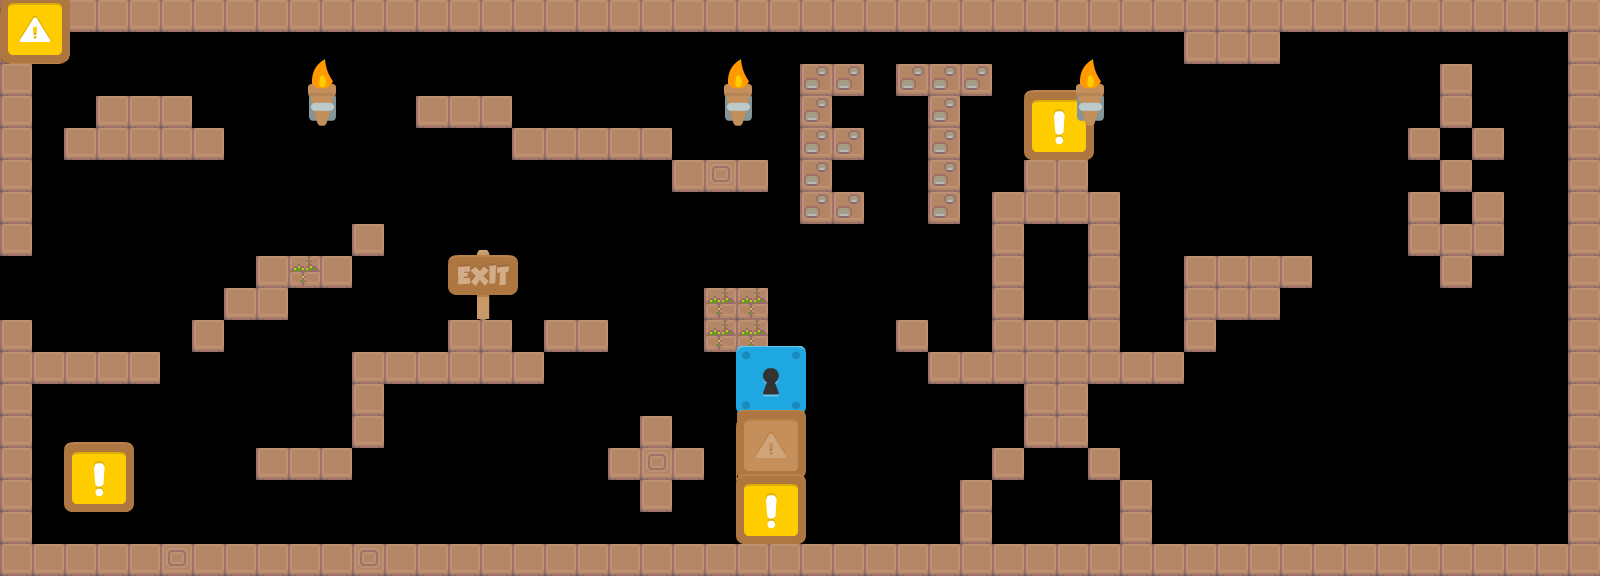

Below is a game level as drawn by its tile map, then a one-line description and the .tmx that defines it (tile-layer data replaced by summaries):
An orthogonal 50x18 tile map with 32x32 px tiles, 3 tile layers (Tile Layer 1, Tile Layer 2, Tile Layer 3), 1 hidden layer not drawn, 4 tilesets and 11 objects (door, collision, ramp).

<map version="1.0" orientation="orthogonal" renderorder="right-down" width="50" height="18" tilewidth="32" tileheight="32" nextobjectid="12">
 <tileset firstgid="1" name="ground_1x1" tilewidth="32" tileheight="32" tilecount="25" columns="25">
  <image source="../tiles/ground_1x1.png" width="800" height="32" />
  <tile id="1">
   <properties>
    <property name="bounce" value="1" />
   </properties>
  </tile>
 </tileset>
 <tileset firstgid="26" name="walls_1x2" tilewidth="32" tileheight="64" tilecount="8" columns="8">
  <image source="../tiles/walls_1x2.png" width="256" height="64" />
 </tileset>
 <tileset firstgid="34" name="coin" tilewidth="32" tileheight="32" tilecount="6" columns="6">
  <image source="../../sprites/coin.png" width="192" height="32" />
 </tileset>
 <tileset firstgid="40" name="tiles2" tilewidth="70" tileheight="70" tilecount="156" columns="12">
  <image source="../tiles/tiles2.png" width="840" height="910" />
 </tileset>
 <imagelayer name="Image Layer 1" visible="0">
  <image source="../../sprites/bunny.png" trans="55ffff" />
  <properties>
   <property name="alpha" value="0.8" />
   <property name="x" value="300" />
  </properties>
 </imagelayer>
 <layer name="Tile Layer 1" width="50" height="18">
  <properties>
   <property name="collides" value="true" />
  </properties>
  <data>[900 cells, 244 non-empty, 5 distinct tile ids]</data>
 </layer>
 <layer name="Tile Layer 2" width="50" height="18">
  <properties>
   <property name="collides" value="false" />
  </properties>
  <data>[900 cells, 15 non-empty, 1 distinct tile ids]</data>
 </layer>
 <objectgroup name="Object Layer 1">
  <object id="1" name="exit" type="door" x="475" y="430" width="44" height="114">
   <properties>
    <property name="open" value="false" />
   </properties>
  </object>
  <object id="2" name="sun" type="collision" x="793" y="340" width="77" height="70">
   <ellipse />
  </object>
  <object id="3" gid="34" x="443" y="244">
   <properties>
    <property name="alpha" value="0.5" />
   </properties>
  </object>
  <object id="4" gid="34" x="483" y="267" />
  <object id="5" gid="34" x="513" y="237">
   <properties>
    <property name="alpha" value="0.5" />
   </properties>
  </object>
  <object id="6" gid="34" x="549" y="229" />
  <object id="7" gid="34" x="580" y="249">
   <properties>
    <property name="body.gravity.y" value="5" />
   </properties>
  </object>
  <object id="8" gid="34" x="610" y="278" />
  <object id="9" gid="34" x="639" y="309" />
  <object id="10" gid="34" x="662" y="342" />
  <object id="11" name="ramp" x="158" y="462">
   <polyline points="-28,2 52,-55 189,-21 91,-21 75,78 -40,79 -30,3" />
  </object>
 </objectgroup>
 <layer name="Tile Layer 3" width="50" height="18">
  <data>[900 cells, 7 non-empty, 5 distinct tile ids]</data>
 </layer>
</map>
